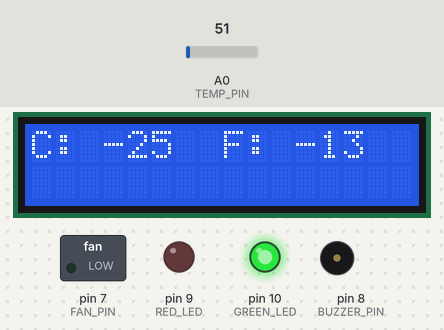
Simulated run of this sketch. Board: Arduino Uno, built with avr-gcc and run on an emulated ATmega328P. Parts: 16×2 character LCD, switched loads named in the sketch (green lamp = pin HIGH), output pins drawn as LEDs (lit = HIGH), buzzer (waves = sounding, pin HIGH). The test bench sets the inputs (shaded band); at power-on: A0 (TEMP_PIN) = 51.

Above: at 1.2 s.
1.3 s: A0 (TEMP_PIN) set to 61
At 2.4 s:
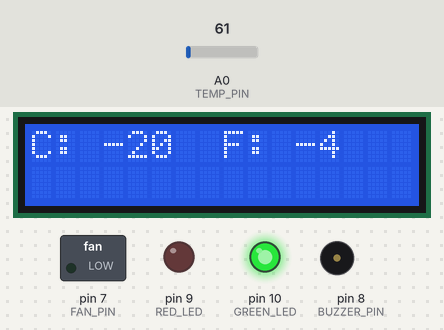
2.8 s: A0 (TEMP_PIN) set to 71
At 3.8 s:
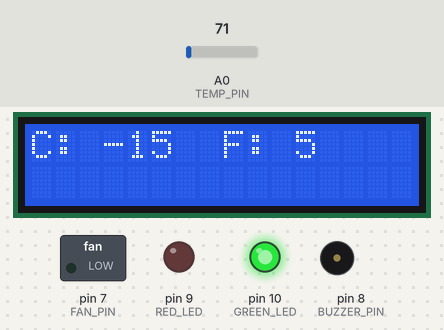
4.3 s: A0 (TEMP_PIN) set to 86
At 5.2 s:
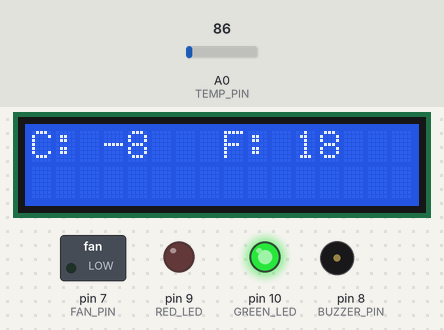
Timing chart, 0 to 7.3 s (numbered marks = the images above; inputs shaded):
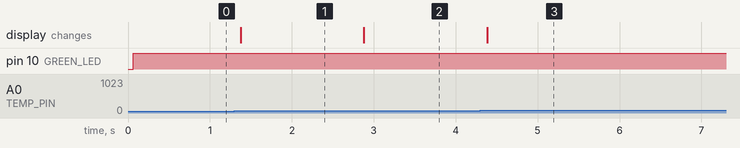

Measured:
- after the input at 1.3 s, the display: changes after 0.07 s (image 1)
- after the input at 2.8 s, the display: changes after 0.08 s (image 2)
- after the input at 4.3 s, the display: changes after 0.09 s (image 3)

The sketch:

Code.ino
```cpp
#include <LiquidCrystal.h>

LiquidCrystal lcd(12, 11, 5, 4, 3, 2);

//--- Pin constants
const byte TEMP_PIN   = A0;
const byte GREEN_LED  = 10;
const byte RED_LED    = 9;
const byte FAN_PIN    = 7;
const byte BUZZER_PIN = 8;

void setup() {
  pinMode(GREEN_LED,  OUTPUT);
  pinMode(RED_LED,    OUTPUT);
  pinMode(FAN_PIN,    OUTPUT);
  pinMode(BUZZER_PIN, OUTPUT);
  lcd.begin(16, 2);
  Serial.begin(9600);
}

void loop() {
  static int lastC      = INT16_MIN;                 // stores previous reading
  int raw      = analogRead(TEMP_PIN);               // sensor value
  int celsius  = map((raw - 20) * 3.04, 0, 1023, -40, 125);
  int fahren   = celsius * 9 / 5 + 32;

  //— Update screen only when temperature changes
  if (celsius != lastC) {
    lastC = celsius;
    lcd.clear();
    lcd.setCursor(0, 0); lcd.print("C: "); lcd.print(celsius);
    lcd.setCursor(8, 0); lcd.print("F: "); lcd.print(fahren);
  }

  //— Actuators: HIGH = true condition
  digitalWrite(GREEN_LED,  celsius <= 30);
  digitalWrite(RED_LED,    celsius >= 31);
  digitalWrite(FAN_PIN,    celsius > 40);
  digitalWrite(BUZZER_PIN, celsius > 40);

  delay(100);
}
```
